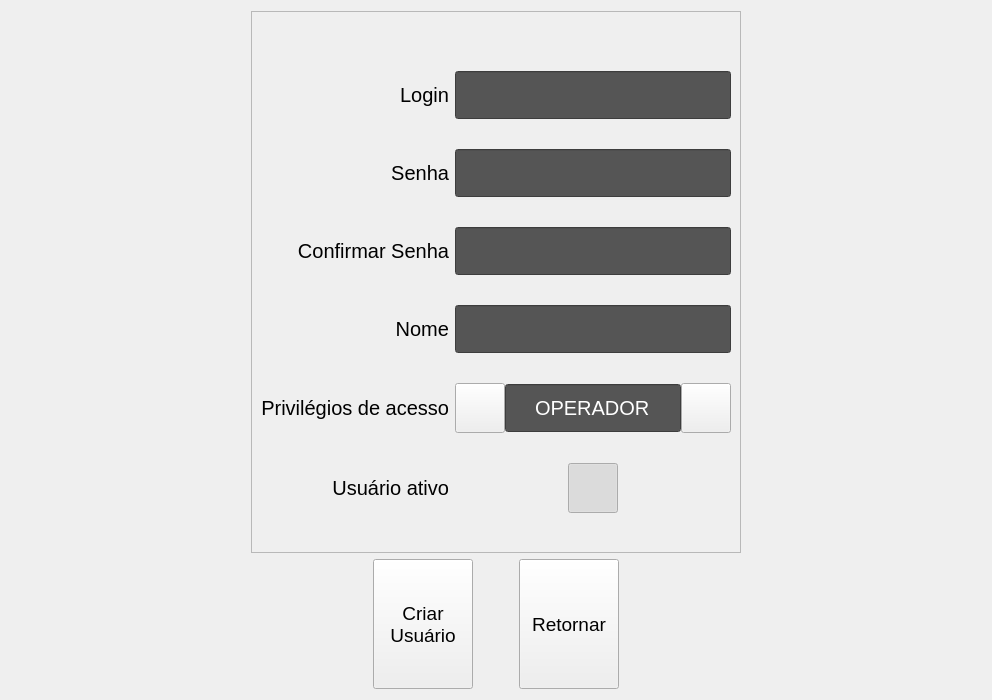
<?xml version="1.0" encoding="UTF-8"?>
<ui version="4.0">
 <class>FormNewUser</class>
 <widget class="QWidget" name="FormNewUser">
  <property name="geometry">
   <rect>
    <x>0</x>
    <y>0</y>
    <width>992</width>
    <height>700</height>
   </rect>
  </property>
  <property name="windowTitle">
   <string>Form</string>
  </property>
  <layout class="QVBoxLayout" name="verticalLayout_2" stretch="1,0">
   <item>
    <layout class="QHBoxLayout" name="horizontalLayout_2">
     <item>
      <spacer name="horizontalSpacer_3">
       <property name="orientation">
        <enum>Qt::Horizontal</enum>
       </property>
       <property name="sizeHint" stdset="0">
        <size>
         <width>40</width>
         <height>20</height>
        </size>
       </property>
      </spacer>
     </item>
     <item>
      <widget class="QFrame" name="frame">
       <property name="maximumSize">
        <size>
         <width>800</width>
         <height>16777215</height>
        </size>
       </property>
       <property name="frameShape">
        <enum>QFrame::StyledPanel</enum>
       </property>
       <property name="frameShadow">
        <enum>QFrame::Raised</enum>
       </property>
       <layout class="QVBoxLayout" name="verticalLayout">
        <property name="topMargin">
         <number>30</number>
        </property>
        <item>
         <layout class="QGridLayout" name="gridLayout" columnstretch="0,0">
          <property name="verticalSpacing">
           <number>30</number>
          </property>
          <item row="1" column="0">
           <widget class="QLabel" name="label_3">
            <property name="font">
             <font>
              <pointsize>15</pointsize>
             </font>
            </property>
            <property name="text">
             <string>Senha</string>
            </property>
            <property name="alignment">
             <set>Qt::AlignRight|Qt::AlignTrailing|Qt::AlignVCenter</set>
            </property>
           </widget>
          </item>
          <item row="3" column="0">
           <widget class="QLabel" name="label_4">
            <property name="font">
             <font>
              <pointsize>15</pointsize>
             </font>
            </property>
            <property name="text">
             <string>Nome</string>
            </property>
            <property name="alignment">
             <set>Qt::AlignRight|Qt::AlignTrailing|Qt::AlignVCenter</set>
            </property>
           </widget>
          </item>
          <item row="0" column="1">
           <widget class="QLineEdit" name="le_login">
            <property name="enabled">
             <bool>false</bool>
            </property>
            <property name="minimumSize">
             <size>
              <width>0</width>
              <height>48</height>
             </size>
            </property>
            <property name="font">
             <font>
              <pointsize>15</pointsize>
             </font>
            </property>
            <property name="styleSheet">
             <string notr="true">background-color: rgb(85, 85, 85);
color: rgb(255, 255, 255);</string>
            </property>
            <property name="text">
             <string/>
            </property>
            <property name="alignment">
             <set>Qt::AlignCenter</set>
            </property>
           </widget>
          </item>
          <item row="0" column="0">
           <widget class="QLabel" name="label">
            <property name="font">
             <font>
              <pointsize>15</pointsize>
             </font>
            </property>
            <property name="text">
             <string>Login</string>
            </property>
            <property name="alignment">
             <set>Qt::AlignRight|Qt::AlignTrailing|Qt::AlignVCenter</set>
            </property>
           </widget>
          </item>
          <item row="5" column="0">
           <widget class="QLabel" name="label_8">
            <property name="font">
             <font>
              <pointsize>15</pointsize>
             </font>
            </property>
            <property name="text">
             <string>Usuário ativo</string>
            </property>
            <property name="alignment">
             <set>Qt::AlignRight|Qt::AlignTrailing|Qt::AlignVCenter</set>
            </property>
           </widget>
          </item>
          <item row="3" column="1">
           <widget class="QLineEdit" name="le_name">
            <property name="enabled">
             <bool>false</bool>
            </property>
            <property name="minimumSize">
             <size>
              <width>0</width>
              <height>48</height>
             </size>
            </property>
            <property name="font">
             <font>
              <pointsize>15</pointsize>
             </font>
            </property>
            <property name="styleSheet">
             <string notr="true">background-color: rgb(85, 85, 85);
color: rgb(255, 255, 255);</string>
            </property>
            <property name="text">
             <string/>
            </property>
            <property name="alignment">
             <set>Qt::AlignCenter</set>
            </property>
           </widget>
          </item>
          <item row="2" column="0">
           <widget class="QLabel" name="label_5">
            <property name="font">
             <font>
              <pointsize>15</pointsize>
             </font>
            </property>
            <property name="text">
             <string>Confirmar Senha</string>
            </property>
            <property name="alignment">
             <set>Qt::AlignRight|Qt::AlignTrailing|Qt::AlignVCenter</set>
            </property>
           </widget>
          </item>
          <item row="2" column="1">
           <widget class="QLineEdit" name="le_password_confirm">
            <property name="enabled">
             <bool>false</bool>
            </property>
            <property name="minimumSize">
             <size>
              <width>0</width>
              <height>48</height>
             </size>
            </property>
            <property name="font">
             <font>
              <pointsize>15</pointsize>
             </font>
            </property>
            <property name="styleSheet">
             <string notr="true">background-color: rgb(85, 85, 85);
color: rgb(255, 255, 255);</string>
            </property>
            <property name="text">
             <string/>
            </property>
            <property name="echoMode">
             <enum>QLineEdit::Password</enum>
            </property>
            <property name="alignment">
             <set>Qt::AlignCenter</set>
            </property>
           </widget>
          </item>
          <item row="4" column="0">
           <widget class="QLabel" name="label_9">
            <property name="font">
             <font>
              <pointsize>15</pointsize>
             </font>
            </property>
            <property name="text">
             <string>Privilégios de acesso</string>
            </property>
            <property name="alignment">
             <set>Qt::AlignRight|Qt::AlignTrailing|Qt::AlignVCenter</set>
            </property>
           </widget>
          </item>
          <item row="1" column="1">
           <widget class="QLineEdit" name="le_password">
            <property name="enabled">
             <bool>false</bool>
            </property>
            <property name="minimumSize">
             <size>
              <width>0</width>
              <height>48</height>
             </size>
            </property>
            <property name="font">
             <font>
              <pointsize>15</pointsize>
             </font>
            </property>
            <property name="styleSheet">
             <string notr="true">background-color: rgb(85, 85, 85);
color: rgb(255, 255, 255);</string>
            </property>
            <property name="text">
             <string/>
            </property>
            <property name="echoMode">
             <enum>QLineEdit::Password</enum>
            </property>
            <property name="alignment">
             <set>Qt::AlignCenter</set>
            </property>
           </widget>
          </item>
          <item row="5" column="1">
           <layout class="QHBoxLayout" name="horizontalLayout_5">
            <item>
             <spacer name="horizontalSpacer_2">
              <property name="orientation">
               <enum>Qt::Horizontal</enum>
              </property>
              <property name="sizeHint" stdset="0">
               <size>
                <width>40</width>
                <height>20</height>
               </size>
              </property>
             </spacer>
            </item>
            <item>
             <widget class="ButtonBeR" name="btn_active">
              <property name="minimumSize">
               <size>
                <width>50</width>
                <height>50</height>
               </size>
              </property>
              <property name="maximumSize">
               <size>
                <width>50</width>
                <height>50</height>
               </size>
              </property>
              <property name="focusPolicy">
               <enum>Qt::NoFocus</enum>
              </property>
              <property name="text">
               <string/>
              </property>
              <property name="iconSize">
               <size>
                <width>16</width>
                <height>16</height>
               </size>
              </property>
              <property name="checkable">
               <bool>true</bool>
              </property>
              <property name="checked">
               <bool>true</bool>
              </property>
              <property name="autoRepeat">
               <bool>false</bool>
              </property>
              <property name="autoRepeatDelay">
               <number>600</number>
              </property>
              <property name="autoRepeatInterval">
               <number>250</number>
              </property>
              <property name="bgIcon">
               <iconset resource="../res/icons.qrc">
                <normaloff>:/icons/bt-blank.png</normaloff>
                <normalon>:/icons/bt-blank_pressed.png</normalon>:/icons/bt-blank.png</iconset>
              </property>
              <property name="bgIconSize">
               <size>
                <width>50</width>
                <height>50</height>
               </size>
              </property>
             </widget>
            </item>
            <item>
             <spacer name="horizontalSpacer">
              <property name="orientation">
               <enum>Qt::Horizontal</enum>
              </property>
              <property name="sizeHint" stdset="0">
               <size>
                <width>40</width>
                <height>20</height>
               </size>
              </property>
             </spacer>
            </item>
           </layout>
          </item>
          <item row="4" column="1">
           <layout class="QHBoxLayout" name="horizontalLayout_4">
            <item>
             <widget class="ButtonBeR" name="btn_dec_level">
              <property name="minimumSize">
               <size>
                <width>50</width>
                <height>50</height>
               </size>
              </property>
              <property name="maximumSize">
               <size>
                <width>50</width>
                <height>50</height>
               </size>
              </property>
              <property name="focusPolicy">
               <enum>Qt::NoFocus</enum>
              </property>
              <property name="text">
               <string/>
              </property>
              <property name="icon">
               <iconset resource="../res/icons.qrc">
                <normaloff>:/icons/zoom_out.png</normaloff>:/icons/zoom_out.png</iconset>
              </property>
              <property name="iconSize">
               <size>
                <width>16</width>
                <height>16</height>
               </size>
              </property>
              <property name="autoRepeat">
               <bool>false</bool>
              </property>
              <property name="autoRepeatDelay">
               <number>600</number>
              </property>
              <property name="autoRepeatInterval">
               <number>250</number>
              </property>
              <property name="bgIcon">
               <iconset resource="../res/icons.qrc">
                <normaloff>:/icons/bt-blank.png</normaloff>
                <normalon>:/icons/bt-blank_pressed.png</normalon>:/icons/bt-blank.png</iconset>
              </property>
              <property name="bgIconSize">
               <size>
                <width>50</width>
                <height>50</height>
               </size>
              </property>
             </widget>
            </item>
            <item>
             <widget class="QLineEdit" name="le_level">
              <property name="enabled">
               <bool>false</bool>
              </property>
              <property name="minimumSize">
               <size>
                <width>0</width>
                <height>48</height>
               </size>
              </property>
              <property name="font">
               <font>
                <pointsize>15</pointsize>
               </font>
              </property>
              <property name="styleSheet">
               <string notr="true">background-color: rgb(85, 85, 85);
color: rgb(255, 255, 255);</string>
              </property>
              <property name="text">
               <string>OPERADOR</string>
              </property>
              <property name="alignment">
               <set>Qt::AlignCenter</set>
              </property>
             </widget>
            </item>
            <item>
             <widget class="ButtonBeR" name="btn_inc_level">
              <property name="minimumSize">
               <size>
                <width>50</width>
                <height>50</height>
               </size>
              </property>
              <property name="maximumSize">
               <size>
                <width>50</width>
                <height>50</height>
               </size>
              </property>
              <property name="focusPolicy">
               <enum>Qt::NoFocus</enum>
              </property>
              <property name="text">
               <string/>
              </property>
              <property name="icon">
               <iconset resource="../res/icons.qrc">
                <normaloff>:/icons/zoom_in.png</normaloff>:/icons/zoom_in.png</iconset>
              </property>
              <property name="iconSize">
               <size>
                <width>16</width>
                <height>16</height>
               </size>
              </property>
              <property name="autoRepeat">
               <bool>false</bool>
              </property>
              <property name="autoRepeatDelay">
               <number>600</number>
              </property>
              <property name="autoRepeatInterval">
               <number>250</number>
              </property>
              <property name="bgIcon">
               <iconset resource="../res/icons.qrc">
                <normaloff>:/icons/bt-blank.png</normaloff>
                <normalon>:/icons/bt-blank_pressed.png</normalon>:/icons/bt-blank.png</iconset>
              </property>
              <property name="bgIconSize">
               <size>
                <width>50</width>
                <height>50</height>
               </size>
              </property>
             </widget>
            </item>
           </layout>
          </item>
         </layout>
        </item>
       </layout>
      </widget>
     </item>
     <item>
      <spacer name="horizontalSpacer_4">
       <property name="orientation">
        <enum>Qt::Horizontal</enum>
       </property>
       <property name="sizeHint" stdset="0">
        <size>
         <width>40</width>
         <height>20</height>
        </size>
       </property>
      </spacer>
     </item>
    </layout>
   </item>
   <item>
    <layout class="QHBoxLayout" name="horizontalLayout">
     <item>
      <spacer name="horizontalSpacer_6">
       <property name="orientation">
        <enum>Qt::Horizontal</enum>
       </property>
       <property name="sizeHint" stdset="0">
        <size>
         <width>40</width>
         <height>20</height>
        </size>
       </property>
      </spacer>
     </item>
     <item>
      <widget class="ButtonBeR" name="btn_new">
       <property name="minimumSize">
        <size>
         <width>100</width>
         <height>130</height>
        </size>
       </property>
       <property name="maximumSize">
        <size>
         <width>100</width>
         <height>130</height>
        </size>
       </property>
       <property name="font">
        <font>
         <pointsize>14</pointsize>
        </font>
       </property>
       <property name="focusPolicy">
        <enum>Qt::NoFocus</enum>
       </property>
       <property name="text">
        <string>Criar
Usuário</string>
       </property>
       <property name="icon">
        <iconset resource="../res/icons.qrc">
         <normaloff>:/icons/ok.png</normaloff>:/icons/ok.png</iconset>
       </property>
       <property name="iconSize">
        <size>
         <width>32</width>
         <height>32</height>
        </size>
       </property>
       <property name="bgIcon">
        <iconset resource="../res/icons.qrc">
         <normaloff>:/icons/bt-blank.png</normaloff>
         <normalon>:/icons/bt-blank_pressed.png</normalon>:/icons/bt-blank.png</iconset>
       </property>
       <property name="bgIconSize">
        <size>
         <width>80</width>
         <height>80</height>
        </size>
       </property>
      </widget>
     </item>
     <item>
      <spacer name="horizontalSpacer_5">
       <property name="orientation">
        <enum>Qt::Horizontal</enum>
       </property>
       <property name="sizeType">
        <enum>QSizePolicy::Fixed</enum>
       </property>
       <property name="sizeHint" stdset="0">
        <size>
         <width>40</width>
         <height>20</height>
        </size>
       </property>
      </spacer>
     </item>
     <item>
      <widget class="ButtonBeR" name="btn_menu">
       <property name="minimumSize">
        <size>
         <width>100</width>
         <height>130</height>
        </size>
       </property>
       <property name="maximumSize">
        <size>
         <width>100</width>
         <height>130</height>
        </size>
       </property>
       <property name="font">
        <font>
         <pointsize>14</pointsize>
        </font>
       </property>
       <property name="focusPolicy">
        <enum>Qt::NoFocus</enum>
       </property>
       <property name="text">
        <string>Retornar</string>
       </property>
       <property name="icon">
        <iconset resource="../res/icons.qrc">
         <normaloff>:/icons/arrow_backward.png</normaloff>:/icons/arrow_backward.png</iconset>
       </property>
       <property name="iconSize">
        <size>
         <width>32</width>
         <height>32</height>
        </size>
       </property>
       <property name="bgIcon">
        <iconset resource="../res/icons.qrc">
         <normaloff>:/icons/bt-blank.png</normaloff>
         <normalon>:/icons/bt-blank_pressed.png</normalon>:/icons/bt-blank.png</iconset>
       </property>
       <property name="bgIconSize">
        <size>
         <width>80</width>
         <height>80</height>
        </size>
       </property>
      </widget>
     </item>
     <item>
      <spacer name="horizontalSpacer_7">
       <property name="orientation">
        <enum>Qt::Horizontal</enum>
       </property>
       <property name="sizeHint" stdset="0">
        <size>
         <width>40</width>
         <height>20</height>
        </size>
       </property>
      </spacer>
     </item>
    </layout>
   </item>
  </layout>
 </widget>
 <customwidgets>
  <customwidget>
   <class>ButtonBeR</class>
   <extends>QPushButton</extends>
   <header>buttonber.h</header>
  </customwidget>
 </customwidgets>
 <resources>
  <include location="../res/icons.qrc"/>
 </resources>
 <connections/>
</ui>
